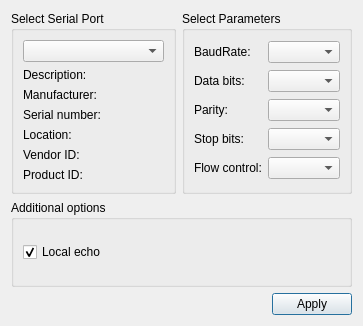
<?xml version="1.0" encoding="UTF-8"?>
<ui version="4.0">
 <class>SettingsDialog</class>
 <widget class="QDialog" name="SettingsDialog">
  <property name="geometry">
   <rect>
    <x>0</x>
    <y>0</y>
    <width>363</width>
    <height>326</height>
   </rect>
  </property>
  <property name="windowTitle">
   <string>Settings</string>
  </property>
  <property name="windowIcon">
   <iconset resource="Icons.qrc">
    <normaloff>:/icons/icons/installing_updates-512.png</normaloff>:/icons/icons/installing_updates-512.png</iconset>
  </property>
  <layout class="QGridLayout" name="gridLayout_3">
   <item row="0" column="1">
    <widget class="QGroupBox" name="parametersBox">
     <property name="title">
      <string>Select Parameters</string>
     </property>
     <layout class="QGridLayout" name="gridLayout_2">
      <item row="0" column="0">
       <widget class="QLabel" name="baudRateLabel">
        <property name="text">
         <string>BaudRate:</string>
        </property>
       </widget>
      </item>
      <item row="0" column="1">
       <widget class="QComboBox" name="baudRateBox"/>
      </item>
      <item row="1" column="0">
       <widget class="QLabel" name="dataBitsLabel">
        <property name="text">
         <string>Data bits:</string>
        </property>
       </widget>
      </item>
      <item row="1" column="1">
       <widget class="QComboBox" name="dataBitsBox"/>
      </item>
      <item row="2" column="0">
       <widget class="QLabel" name="parityLabel">
        <property name="text">
         <string>Parity:</string>
        </property>
       </widget>
      </item>
      <item row="2" column="1">
       <widget class="QComboBox" name="parityBox"/>
      </item>
      <item row="3" column="0">
       <widget class="QLabel" name="stopBitsLabel">
        <property name="text">
         <string>Stop bits:</string>
        </property>
       </widget>
      </item>
      <item row="3" column="1">
       <widget class="QComboBox" name="stopBitsBox"/>
      </item>
      <item row="4" column="0">
       <widget class="QLabel" name="flowControlLabel">
        <property name="text">
         <string>Flow control:</string>
        </property>
       </widget>
      </item>
      <item row="4" column="1">
       <widget class="QComboBox" name="flowControlBox"/>
      </item>
     </layout>
    </widget>
   </item>
   <item row="0" column="0">
    <widget class="QGroupBox" name="selectBox">
     <property name="title">
      <string>Select Serial Port</string>
     </property>
     <layout class="QGridLayout" name="gridLayout">
      <item row="0" column="0">
       <widget class="QComboBox" name="serialPortInfoListBox"/>
      </item>
      <item row="1" column="0">
       <widget class="QLabel" name="descriptionLabel">
        <property name="text">
         <string>Description:</string>
        </property>
       </widget>
      </item>
      <item row="2" column="0">
       <widget class="QLabel" name="manufacturerLabel">
        <property name="text">
         <string>Manufacturer:</string>
        </property>
       </widget>
      </item>
      <item row="3" column="0">
       <widget class="QLabel" name="serialNumberLabel">
        <property name="text">
         <string>Serial number:</string>
        </property>
       </widget>
      </item>
      <item row="4" column="0">
       <widget class="QLabel" name="locationLabel">
        <property name="text">
         <string>Location:</string>
        </property>
       </widget>
      </item>
      <item row="5" column="0">
       <widget class="QLabel" name="vidLabel">
        <property name="text">
         <string>Vendor ID:</string>
        </property>
       </widget>
      </item>
      <item row="6" column="0">
       <widget class="QLabel" name="pidLabel">
        <property name="text">
         <string>Product ID:</string>
        </property>
       </widget>
      </item>
     </layout>
    </widget>
   </item>
   <item row="2" column="0" colspan="2">
    <layout class="QHBoxLayout" name="horizontalLayout">
     <item>
      <spacer name="horizontalSpacer">
       <property name="orientation">
        <enum>Qt::Horizontal</enum>
       </property>
       <property name="sizeHint" stdset="0">
        <size>
         <width>96</width>
         <height>20</height>
        </size>
       </property>
      </spacer>
     </item>
     <item>
      <widget class="QPushButton" name="applyButton">
       <property name="text">
        <string>Apply</string>
       </property>
      </widget>
     </item>
    </layout>
   </item>
   <item row="1" column="0" colspan="2">
    <widget class="QGroupBox" name="additionalOptionsGroupBox">
     <property name="title">
      <string>Additional options</string>
     </property>
     <layout class="QVBoxLayout" name="verticalLayout">
      <item>
       <widget class="QCheckBox" name="localEchoCheckBox">
        <property name="text">
         <string>Local echo</string>
        </property>
        <property name="checked">
         <bool>true</bool>
        </property>
       </widget>
      </item>
     </layout>
    </widget>
   </item>
  </layout>
 </widget>
 <resources>
  <include location="Icons.qrc"/>
 </resources>
 <connections/>
</ui>
